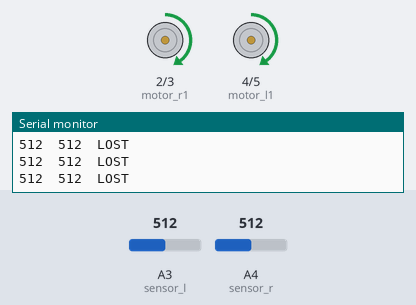
Simulated run of this sketch. Board: Arduino Uno, built with avr-gcc and run on an emulated ATmega328P. Shown: motor-driver pin pairs drawn as motors (green arrow = first pin HIGH = forward, orange = second pin HIGH = backward, longer = more drive, scaled by the enable pin), the last lines printed to the serial monitor. The test bench sets the inputs (shaded band); at power-on: A3 (sensor_l) = 512, A4 (sensor_r) = 512.

Above: at 1.2 s.
1.3 s: A3 (sensor_l) set to 666
4.3 s: A3 (sensor_l) set to 697
At 4.9 s:
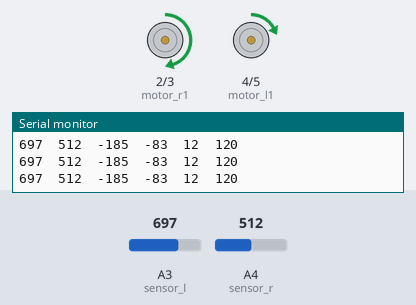
5.8 s: A4 (sensor_r) set to 552
At 6.3 s:
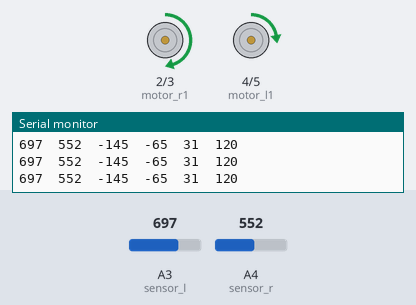
7.3 s: A4 (sensor_r) set to 573
At 7.7 s:
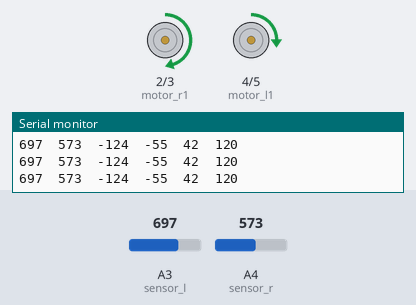
10.3 s: A4 (sensor_r) set to 716
At 10.8 s:
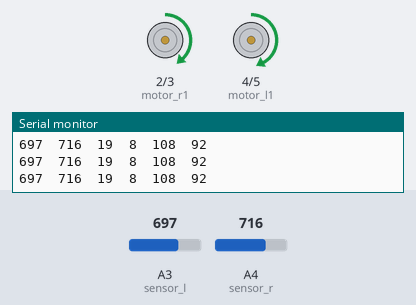
11.8 s: A4 (sensor_r) set to 1023
At 12.4 s:
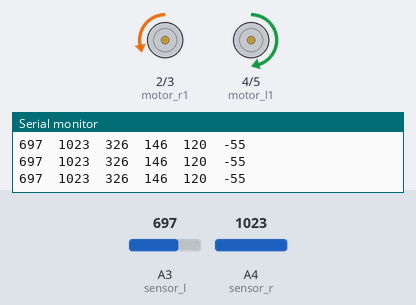
Timing chart, 0 to 14.3 s (numbered marks = the images above; inputs shaded):
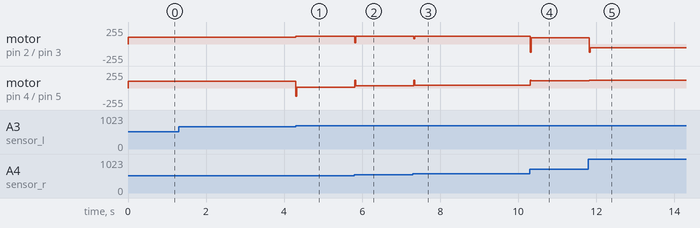

Measured:
- the behaviour switches between 679 and 680 on A3 (sensor_l) (found by bisection; images 0 and 1)
- after the input at 4.3 s, motor on pin 2 (motor_r1) / pin 3 (motor_r2): forward 100/255 → forward 120/255 at once; motor on pin 4 (motor_l1) / pin 5 (motor_l2): forward 100/255 → forward 12/255 at once
- after the input at 5.8 s, motor on pin 2 (motor_r1) / pin 3 (motor_r2): forward 120/255 → forward 22/255 at once, → forward 120/255 0.02 s later; motor on pin 4 (motor_l1) / pin 5 (motor_l2): forward 12/255 → forward 31/255 at once
- after the input at 7.3 s, motor on pin 2 (motor_r1) / pin 3 (motor_r2): forward 120/255 → forward 80/255 at once, → forward 120/255 0.02 s later; motor on pin 4 (motor_l1) / pin 5 (motor_l2): forward 31/255 → forward 42/255 at once
- after the input at 10.3 s, motor on pin 2 (motor_r1) / pin 3 (motor_r2): forward 120/255 → forward 92/255 at once; motor on pin 4 (motor_l1) / pin 5 (motor_l2): forward 42/255 → forward 108/255 at once
- after the input at 11.8 s, motor on pin 2 (motor_r1) / pin 3 (motor_r2): forward 92/255 → backward 55/255 at once; motor on pin 4 (motor_l1) / pin 5 (motor_l2): forward 108/255 → forward 120/255 at once

The sketch:

line_trace_pd.ino
```cpp
// Arduino Uno のピン配置
const int motor_r1 = 2;
const int motor_r2 = 3;
const int pwm_motor_r = 10;
const int motor_l1 = 4;
const int motor_l2 = 5;
const int pwm_motor_l = 11;

// フォトリフレクタ（左・右）
const int sensor_l = A3;
const int sensor_r = A4;

// ---- チューニングパラメータ ----
// センサ生値のキャリブレーション
// シリアルプロッタで val_l, val_r を見て、白床上の値を実測して入れる
const int WHITE_VAL = 600;   // 白床上での analogRead 値（おおよそ）

// 速度（0-255）
const int BASE_SPEED   = 100;  // 直線時のベース速度
const int MIN_SPEED    = 80;   // カーブ時の最低ベース速度（ここまで落ちる）
const int MAX_OUTPUT   = 120;  // モータへ出すPWMの上限（飽和防止）

// PDゲイン（実機で調整。まずはKpから）
const float Kp = 0.45;   // 比例：ズレに対する反応の強さ
const float Kd = 3.5;    // 微分：ズレの変化に対する反応（揺り戻しを抑える）

// カーブ時減速の感度。|error| がこの値以上で base が MIN_SPEED まで落ちる
const int CURVE_SLOWDOWN_AT = 700;

// 完全ロスト時の探索旋回速度
const int LOST_OUTER = 110;
const int LOST_INNER = -40;   // 負値=逆転（超信地旋回でその場で線を探す）

// ---- 状態変数 ----
float last_error = 0;
int last_turn = 0;            // 1=右寄り, 2=左寄り（ロスト時の探索方向）
const int LOST_THRESHOLD = WHITE_VAL + 80;  // 両センサがこれ未満ならロスト判定

void setup() {
  pinMode(motor_r1, OUTPUT);
  pinMode(motor_r2, OUTPUT);
  pinMode(motor_l1, OUTPUT);
  pinMode(motor_l2, OUTPUT);
  pinMode(pwm_motor_r, OUTPUT);
  pinMode(pwm_motor_l, OUTPUT);
  Serial.begin(9600);
}

void drive(int leftSpeed, int rightSpeed) {
  // 左
  if (leftSpeed >= 0) {
    digitalWrite(motor_l1, HIGH);
    digitalWrite(motor_l2, LOW);
  } else {
    digitalWrite(motor_l1, LOW);
    digitalWrite(motor_l2, HIGH);
    leftSpeed = -leftSpeed;
  }
  if (leftSpeed > 255) leftSpeed = 255;
  analogWrite(pwm_motor_l, leftSpeed);

  // 右
  if (rightSpeed >= 0) {
    digitalWrite(motor_r1, HIGH);
    digitalWrite(motor_r2, LOW);
  } else {
    digitalWrite(motor_r1, LOW);
    digitalWrite(motor_r2, HIGH);
    rightSpeed = -rightSpeed;
  }
  if (rightSpeed > 255) rightSpeed = 255;
  analogWrite(pwm_motor_r, rightSpeed);
}

void loop() {
  int val_l = analogRead(sensor_l);
  int val_r = analogRead(sensor_r);

  // ---- ロスト判定（両センサとも白床レベル）----
  // 両方白なら、直前の旋回方向で探しに行く
  if (val_l < LOST_THRESHOLD && val_r < LOST_THRESHOLD) {
    if (last_turn == 1) {
      drive(LOST_OUTER, LOST_INNER);   // 右で探す
    } else if (last_turn == 2) {
      drive(LOST_INNER, LOST_OUTER);   // 左で探す
    } else {
      drive(BASE_SPEED, BASE_SPEED);   // 履歴なし→直進
    }
    Serial.print(val_l); Serial.print('\t');
    Serial.print(val_r); Serial.print('\t');
    Serial.println("LOST");
    // 復帰時に derivative が暴れないよう履歴をリセット
    last_error = 0;
    return;
  }

  // ---- 比例制御用の error 計算 ----
  // 左右のアナログ値の差をそのまま誤差として使う
  // 線が右寄り → 右センサが黒く近づく → val_r 大 → error 正
  // 線が左寄り → val_l 大 → error 負
  float error = (float)(val_r - val_l);

  // ---- PD 制御 ----
  float derivative = error - last_error;
  float correction = Kp * error + Kd * derivative;
  last_error = error;

  // ---- カーブ時減速 ----
  // |error| が大きいほどベース速度を落とす
  float err_abs = fabs(error);
  int base = BASE_SPEED;
  if (err_abs > 0) {
    int reduce = (int)((BASE_SPEED - MIN_SPEED) * (err_abs / (float)CURVE_SLOWDOWN_AT));
    if (reduce > BASE_SPEED - MIN_SPEED) reduce = BASE_SPEED - MIN_SPEED;
    base = BASE_SPEED - reduce;
  }

  // ---- 左右モータ速度の決定 ----
  // error 正（右寄り）→ 右に曲がりたい → 左輪速く、右輪遅く
  int left  = base + (int)correction;
  int right = base - (int)correction;

  // 出力上限。下限は -MAX_OUTPUT（逆転を許可してピボット可能）
  if (left  >  MAX_OUTPUT) left  =  MAX_OUTPUT;
  if (left  < -MAX_OUTPUT) left  = -MAX_OUTPUT;
  if (right >  MAX_OUTPUT) right =  MAX_OUTPUT;
  if (right < -MAX_OUTPUT) right = -MAX_OUTPUT;

  drive(left, right);

  // 旋回方向の記録（ロスト時の探索に使う）
  if (error > 100) last_turn = 1;       // 右寄り
  else if (error < -100) last_turn = 2; // 左寄り

  // デバッグ出力
  Serial.print(val_l);  Serial.print('\t');
  Serial.print(val_r);  Serial.print('\t');
  Serial.print((int)error); Serial.print('\t');
  Serial.print((int)correction); Serial.print('\t');
  Serial.print(left);   Serial.print('\t');
  Serial.println(right);
}
```
